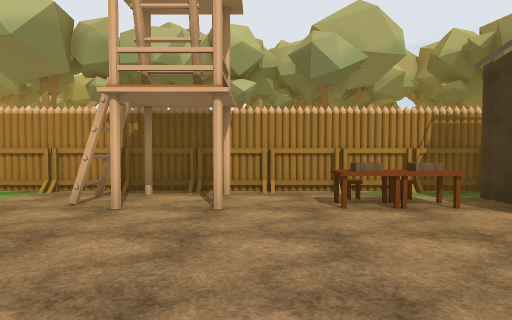
View 1 (above)

14 first-person views from a walk through a scene from a Unity 3-D project. The camera is 1.5 m above the floor, tilts 2° down and sees 75° across. The floor is counted in squares, 2 m on a side. Each view is taken from the middle of a square. On the plan, view 1 faces up. The plan holds only what a view shows up to about 11 squares ahead; the rest is blank. The place goes on beyond the plan. The player character is not drawn. Some animated figures are not drawn. Some surface patterns are stand-ins.

View 2
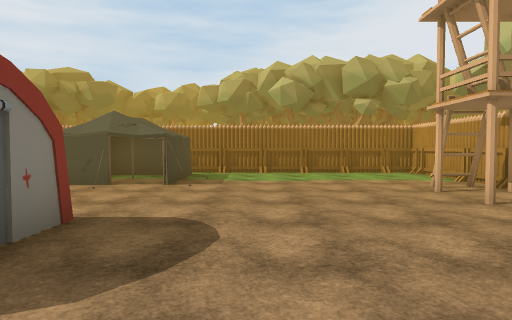

View 3
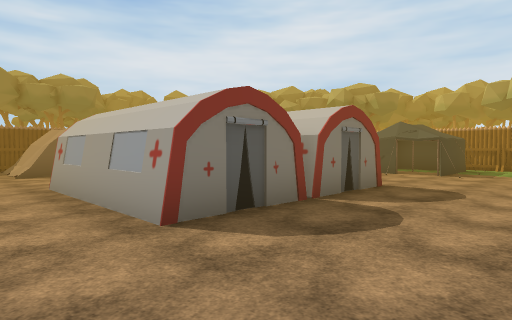

View 4
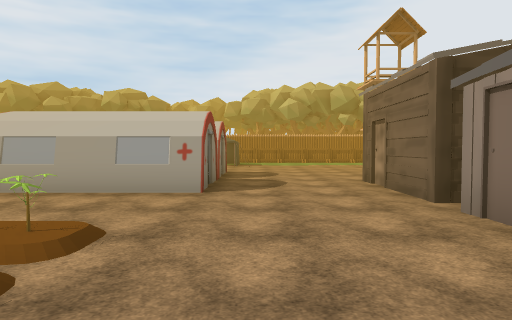

View 5
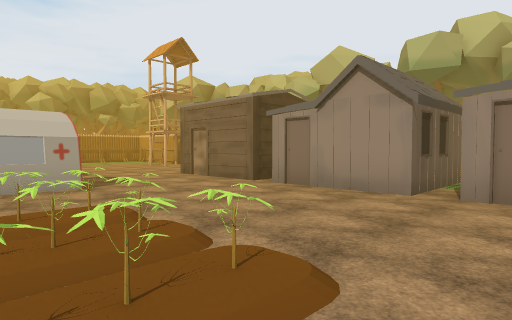

View 6
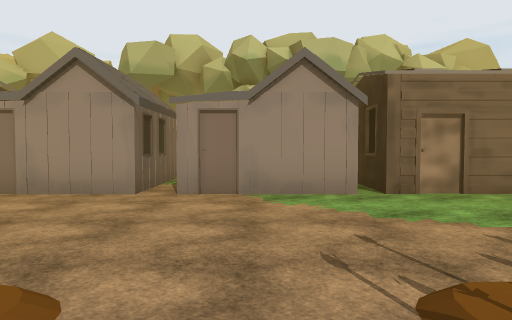

View 7
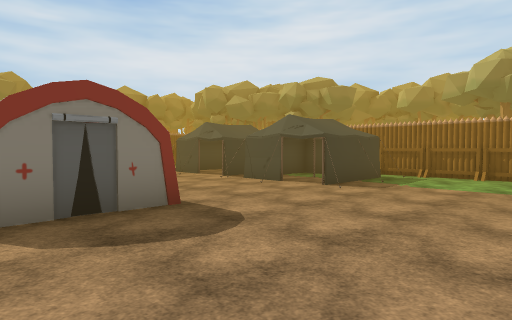

View 8
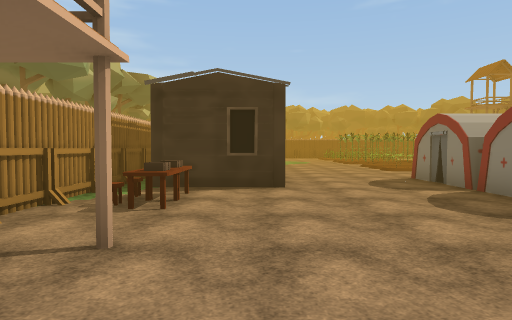

View 9
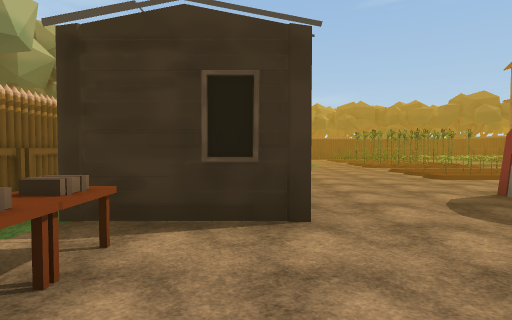

View 10
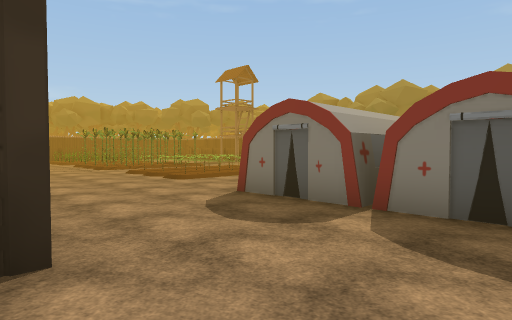

View 11
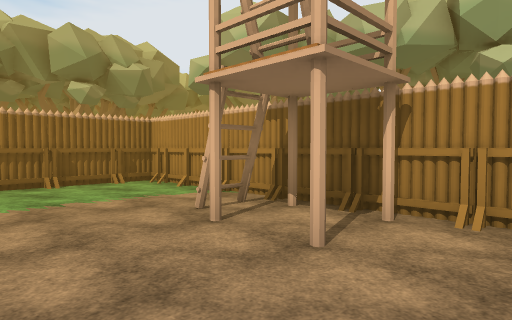

View 12
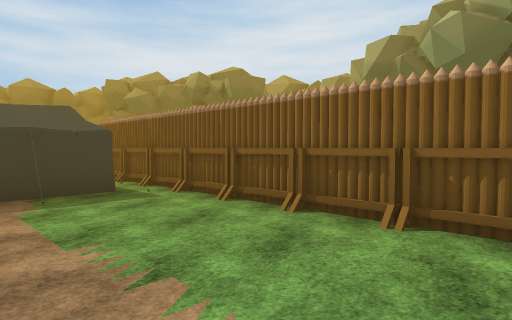

View 13
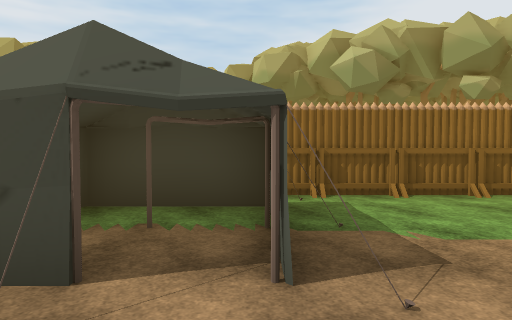

View 14
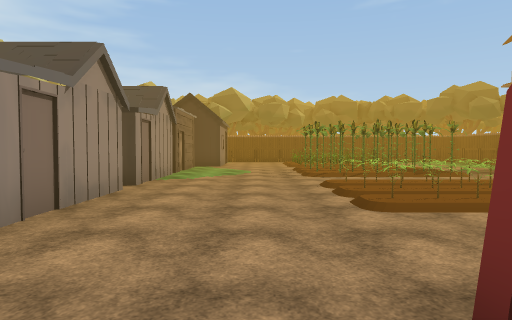

### Floor plan
Key: @ floor where view 1 was taken; # wall or solid block; . floor; / step, stairs or slope; = window, fence, low wall or low ledge; O other object.
Columns run from 17 left of view 1 to 15 right of it. Each row starts with its distance up from view 1.
 15                OO
 14                OO
 13              OO OO OO
 12              O      O
 11                          OO
 10
  9
  8    O
  7   OO
  6    OO      #############   #
  5            #...O...O.#     #
  4   O        #...O..OO.#     #   O
  3   O        #.........##########.#
  2            #.....................
  1 O          #.....................
  0 O          #.....@...............
 -1            #OOO...##O##......./
 -2            #O.O...O O O..==/=./##
 -3            #OOO.. O O O..//=/.###

Positions as (right, up) in squares from view 1, and headings:
1: (0, 0), facing up
2: (4, 1), facing left
3: (7, 2), facing down-left
4: (11, 0), facing left
5: (12, -3), facing up-left
6: (12, -3), facing up
7: (3, 3), facing down-left
8: (-3, 3), facing right
9: (0, 3), facing right
10: (1, 3), facing down-right
11: (1, 2), facing up-left
12: (-3, 5), facing down-left
13: (-1, -1), facing left
14: (4, 0), facing right
